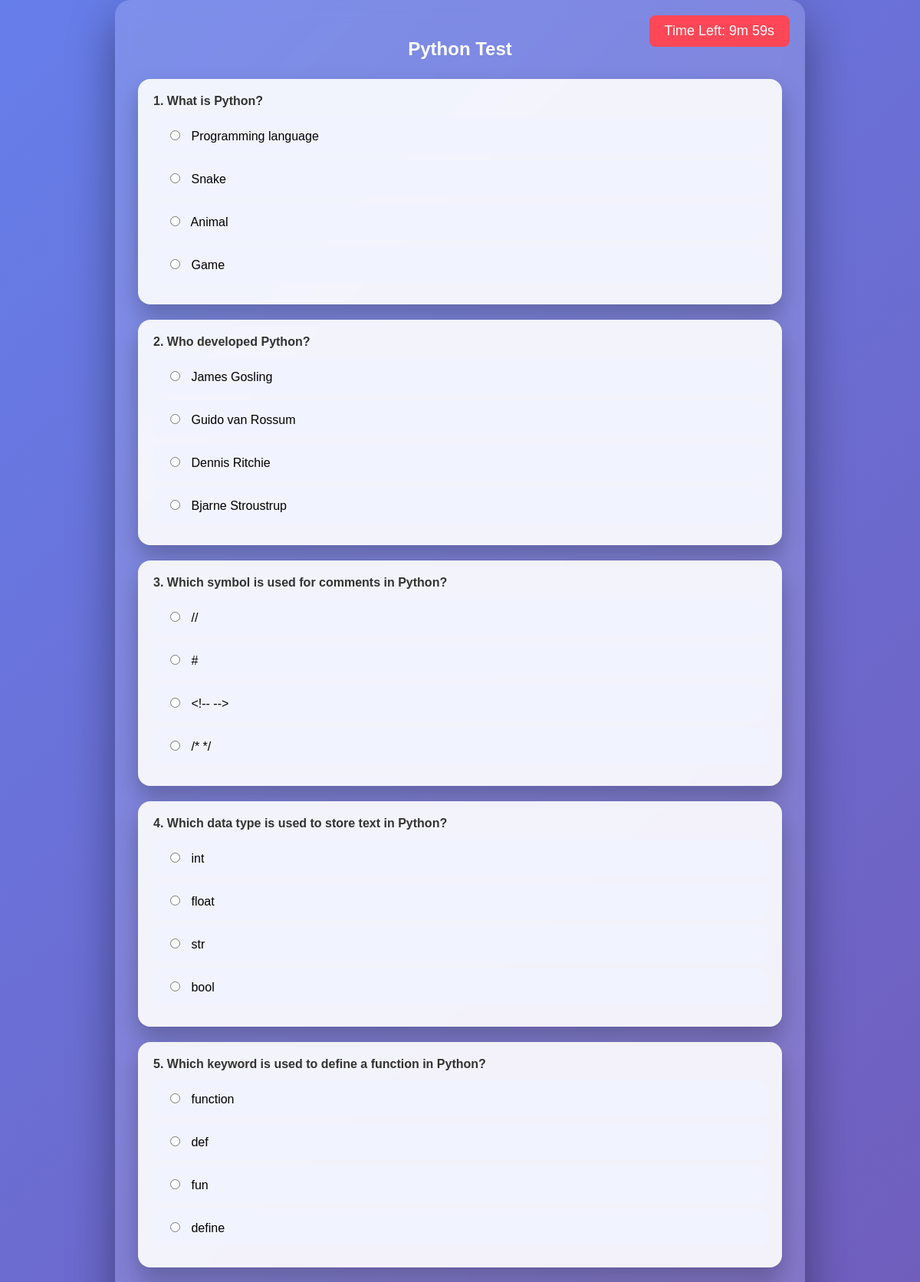
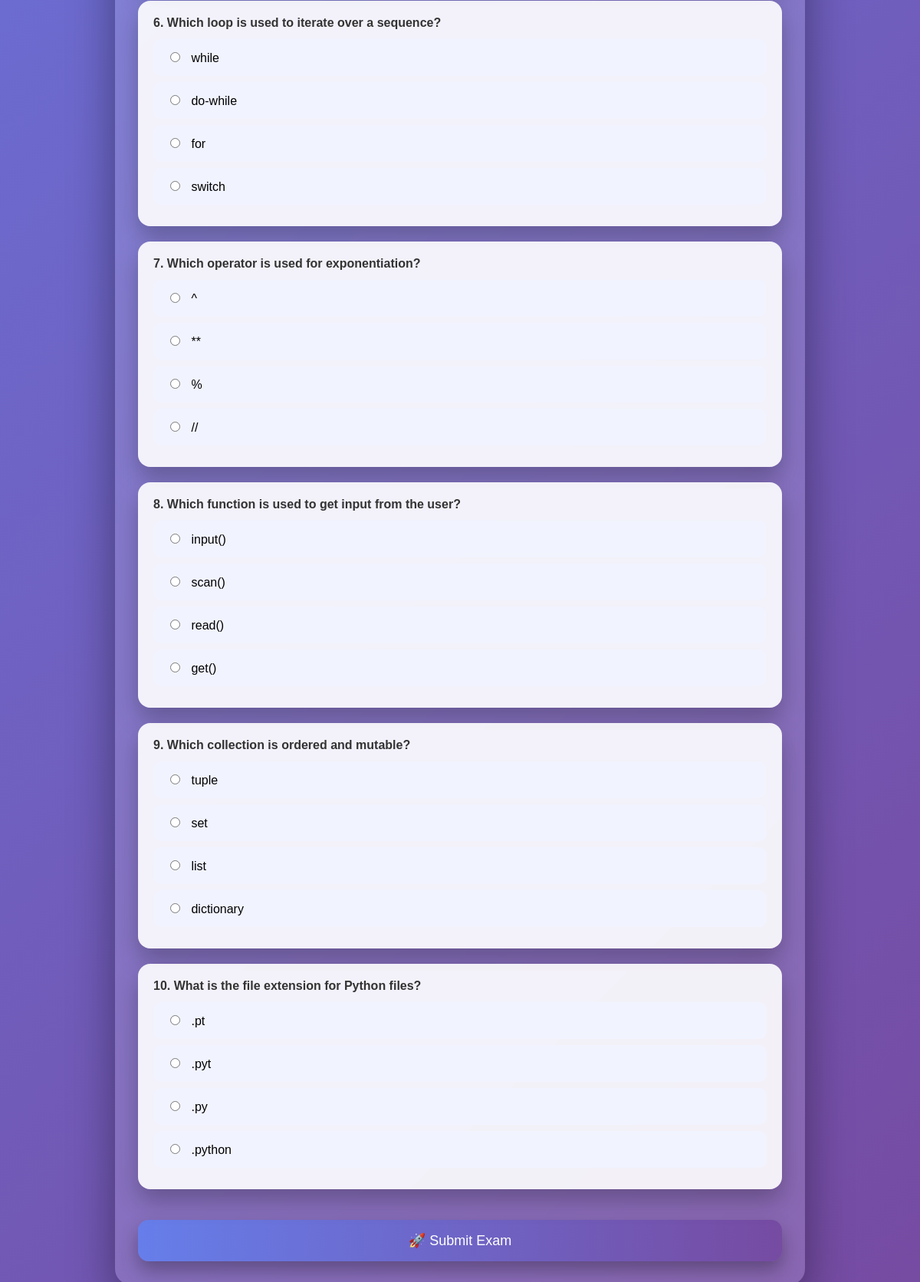
/exam/1/ (signed in), run on the app's committed database (2 pictures, top to bottom).
### exam/models.py (models this page shows, shortened)
class Exam(models.Model):
    title = models.CharField(max_length=100)
    total_marks = models.IntegerField()
    duration = models.IntegerField(help_text="Duration in minutes")

class Question(models.Model):
    exam = models.ForeignKey(Exam, on_delete=models.CASCADE)
    question = models.CharField(max_length=255)
    option1 = models.CharField(max_length=100)
    option2 = models.CharField(max_length=100)
    option3 = models.CharField(max_length=100)
    option4 = models.CharField(max_length=100)
    correct_answer = models.CharField(max_length=100)

### exam/views.py (the view, shortened to what this page needs)
# urls.py: path("exam/<int:exam_id>/", exam_page, name="exam"),
@login_required(login_url="/login/")
def exam_page(request, exam_id):
    exam = get_object_or_404(Exam, id=exam_id)
    questions = Question.objects.filter(exam=exam)
    return render(request, "exam.html", {
        "exam": exam,
        "questions": questions
    })

### exam/templates/exam.html (shortened to what this page needs)
{% load static %}
<!DOCTYPE html>
<html>
<head>
    <link rel="stylesheet" href="{% static 'exam/style.css' %}">
</head>
<body>
<div class="container">
    <h2>{{ exam.title }}</h2>
    <div class="timer-box">
    Time Left: <span id="timer"></span>
</div>
    <form method="POST">
        {% for q in questions %}
        <div class="question-card">
            <div class="question-title">
                {{ forloop.counter }}. {{ q.question }}
            </div>
            <label class="option">
                <input type="radio" name="{{ q.id }}" value="{{ q.option1 }}"> {{ q.option1 }}
            </label>
            <label class="option">
                <input type="radio" name="{{ q.id }}" value="{{ q.option2 }}"> {{ q.option2 }}
            </label>
            <label class="option">
                <input type="radio" name="{{ q.id }}" value="{{ q.option3 }}"> {{ q.option3 }}
            </label>
            <label class="option">
                <input type="radio" name="{{ q.id }}" value="{{ q.option4 }}"> {{ q.option4 }}
            </label>
        </div>
        {% endfor %}
        <button class="submit-btn">🚀 Submit Exam</button>
    </form>
</div>
</body>
</html>

### exam/static/exam/style.css (style rules this page uses)
* { box-sizing: border-box; }
body { margin: 0; font-family: 'Poppins', sans-serif; min-height: 100vh; background: linear-gradient(135deg, #667eea, #764ba2); display: flex; justify-content: center; align-items: center; }
.container { width: 90%; max-width: 900px; background: rgba(255, 255, 255, 0.15); backdrop-filter: blur(12px); border-radius: 20px; padding: 30px; box-shadow: 0 25px 60px rgba(0, 0, 0, 0.4); transform-style: preserve-3d; animation: popUp 0.8s ease; }
h2 { text-align: center; color: #fff; margin-bottom: 25px; }
.question-card { background: rgba(255, 255, 255, 0.9); border-radius: 16px; padding: 20px; margin-bottom: 20px; box-shadow: 0 15px 30px rgba(0,0,0,0.25); transition: transform 0.4s ease, box-shadow 0.4s ease; transform-style: preserve-3d; }
.question-title { font-weight: 600; margin-bottom: 12px; color: #333; }
.option { display: block; padding: 12px 15px; margin: 8px 0; border-radius: 10px; background: #f1f3ff; cursor: pointer; transition: all 0.3s ease; border: 2px solid transparent; }
.option input { margin-right: 10px; }
.submit-btn { width: 100%; padding: 16px; font-size: 18px; border: none; border-radius: 14px; background: linear-gradient(90deg, #667eea, #764ba2); color: #fff; cursor: pointer; margin-top: 20px; box-shadow: 0 12px 25px rgba(0,0,0,0.3); transition: transform 0.3s ease, box-shadow 0.3s ease; }

### exam/templates/exam.html (style rules this page uses)
.timer-box { background: #ff4757; color: white; padding: 10px 20px; border-radius: 8px; font-size: 18px; position: fixed; top: 20px; right: 20px; }

### data on the page
Exam: title "Python Test"
Question: question "What is Python?", option1 "Programming language", option2 "Snake", option3 "Animal", option4 "Game"
Question: question "Who developed Python?", option1 "James Gosling", option2 "Guido van Rossum", option3 "Dennis Ritchie", option4 "Bjarne Stroustrup"
Question: question "Which symbol is used for comments in Python?", option1 "//", option2 "#", option3 "<!-- -->", option4 "/* */"
Question: question "Which data type is used to store text in Python?", option1 "int", option2 "float", option3 "str", option4 "bool"
Question: question "Which keyword is used to define a function in Python?", option1 "function", option2 "def", option3 "fun", option4 "define"
Question: question "Which loop is used to iterate over a sequence?", option1 "while", option2 "do-while", option3 "for", option4 "switch"
Question: question "Which operator is used for exponentiation?", option1 "^", option2 "**", option3 "%", option4 "//"
Question: question "Which function is used to get input from the user?", option1 "input()", option2 "scan()", option3 "read()", option4 "get()"
Question: question "Which collection is ordered and mutable?", option1 "tuple", option2 "set", option3 "list", option4 "dictionary"
Question: question "What is the file extension for Python files?", option1 ".pt", option2 ".pyt", option3 ".py", option4 ".python"
